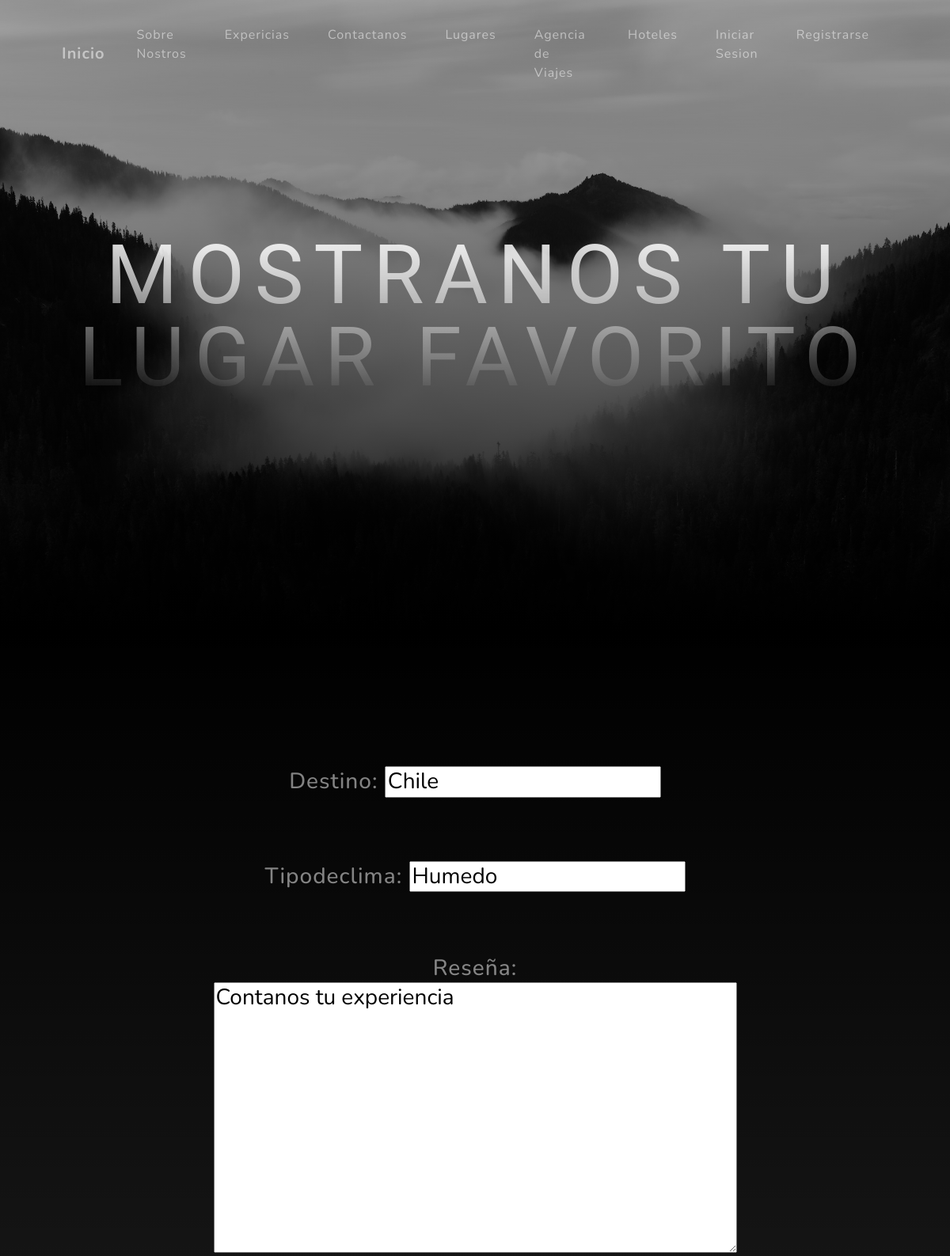
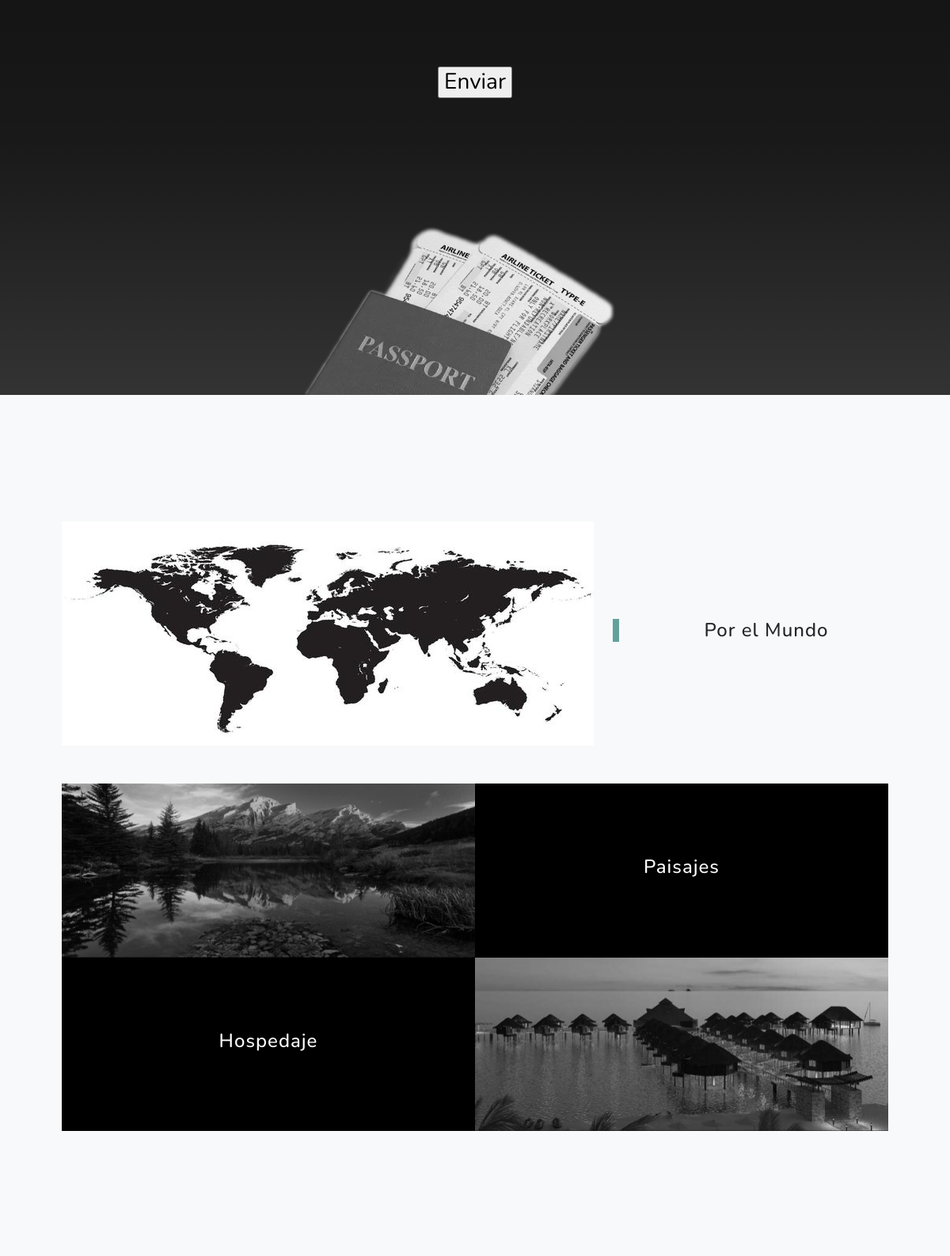
The app's page /AppTrip/lugares/editar/10/ (upper part) with its own data (2 pictures, top to bottom).
### AppTrip/models.py (models this page shows)
class lugar(models.Model):
    destino = models.CharField(max_length=250)
    tipodeclima = models.CharField(max_length=250)
    reseña = models.TextField(default="Contanos tu experiencia")
    imagen = models.ImageField(upload_to='imagenes_lugares/', null=True, blank=True)

### AppTrip/views.py (the view)
# urls.py: path("lugares/editar/<int:pk>/", Actualizarlugar.as_view(), name="lugarEditar"),
class Actualizarlugar(UpdateView):
    model = lugar
    success_url = reverse_lazy('lugarLista')
    fields = ["destino", "tipodeclima","reseña",]
    template_name="AppTrip/lugares/lugares_form.html"

### AppTrip/templates/AppTrip/lugares/lugares_form.html
{% extends "AppTrip/padres/padrelugares.html" %}
{% load static %}
{% block titulo %}
Mostranos tu lugar favorito
{% endblock %}
{% block presentacion %}
<form action="" method="POST">{% csrf_token %}
    {{form.as_p}}
    <input type="submit" value="Enviar">
</form>
{% endblock %}

### records on screen
lugar: destino "Chile", tipodeclima "Humedo", reseña "Contanos tu experiencia"
